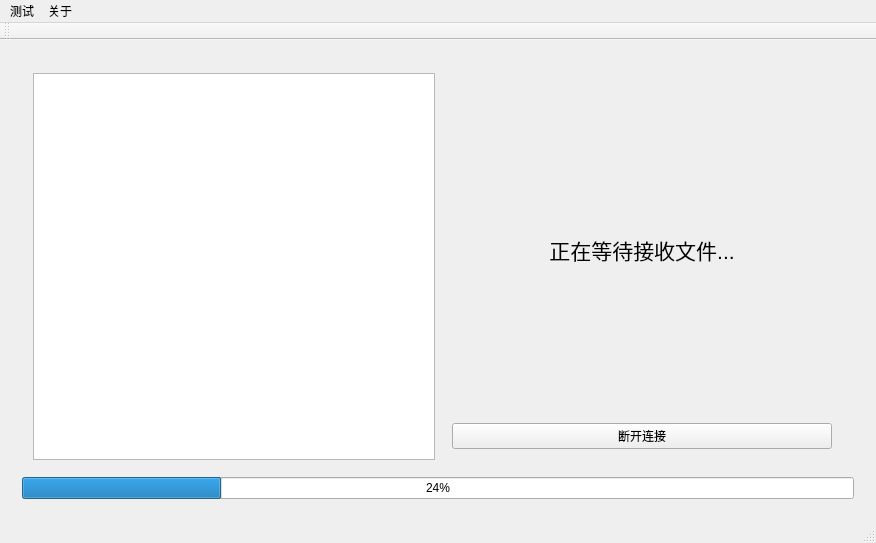
<?xml version="1.0" encoding="UTF-8"?>
<ui version="4.0">
 <class>HotaruFileTransferClass</class>
 <widget class="QMainWindow" name="HotaruFileTransferClass">
  <property name="geometry">
   <rect>
    <x>0</x>
    <y>0</y>
    <width>876</width>
    <height>543</height>
   </rect>
  </property>
  <property name="windowTitle">
   <string>HotaruFileTransfer</string>
  </property>
  <widget class="QWidget" name="centralWidget">
   <layout class="QVBoxLayout" name="verticalLayout_2">
    <item>
     <widget class="QStackedWidget" name="stackedWidget">
      <property name="currentIndex">
       <number>2</number>
      </property>
      <widget class="QWidget" name="mainPage">
       <layout class="QHBoxLayout" name="horizontalLayout_2">
        <item>
         <widget class="QTableWidget" name="deviceList">
          <attribute name="horizontalHeaderMinimumSectionSize">
           <number>50</number>
          </attribute>
          <attribute name="horizontalHeaderStretchLastSection">
           <bool>true</bool>
          </attribute>
          <attribute name="verticalHeaderVisible">
           <bool>false</bool>
          </attribute>
          <column>
           <property name="text">
            <string>IP地址</string>
           </property>
          </column>
          <column>
           <property name="text">
            <string>设备名</string>
           </property>
          </column>
          <column>
           <property name="text">
            <string>状态</string>
           </property>
          </column>
         </widget>
        </item>
        <item>
         <widget class="QWidget" name="widget" native="true">
          <layout class="QVBoxLayout" name="verticalLayout">
           <item>
            <spacer name="verticalSpacer_2">
             <property name="orientation">
              <enum>Qt::Vertical</enum>
             </property>
             <property name="sizeHint" stdset="0">
              <size>
               <width>20</width>
               <height>40</height>
              </size>
             </property>
            </spacer>
           </item>
           <item>
            <widget class="QWidget" name="widget_9" native="true">
             <property name="sizePolicy">
              <sizepolicy hsizetype="Minimum" vsizetype="Minimum">
               <horstretch>0</horstretch>
               <verstretch>0</verstretch>
              </sizepolicy>
             </property>
             <layout class="QVBoxLayout" name="verticalLayout_8">
              <item>
               <widget class="QLabel" name="label_2">
                <property name="sizePolicy">
                 <sizepolicy hsizetype="Minimum" vsizetype="Minimum">
                  <horstretch>0</horstretch>
                  <verstretch>0</verstretch>
                 </sizepolicy>
                </property>
                <property name="text">
                 <string>设备名</string>
                </property>
                <property name="alignment">
                 <set>Qt::AlignCenter</set>
                </property>
               </widget>
              </item>
              <item>
               <widget class="QLineEdit" name="deviceNameEdit">
                <property name="sizePolicy">
                 <sizepolicy hsizetype="Minimum" vsizetype="Fixed">
                  <horstretch>0</horstretch>
                  <verstretch>0</verstretch>
                 </sizepolicy>
                </property>
               </widget>
              </item>
              <item>
               <widget class="QPushButton" name="btn_initService">
                <property name="text">
                 <string>初始化服务</string>
                </property>
               </widget>
              </item>
             </layout>
            </widget>
           </item>
           <item>
            <widget class="QPushButton" name="btn_start">
             <property name="text">
              <string>start</string>
             </property>
            </widget>
           </item>
           <item>
            <widget class="QPushButton" name="btn_recv">
             <property name="text">
              <string>receive</string>
             </property>
            </widget>
           </item>
           <item>
            <spacer name="verticalSpacer_3">
             <property name="orientation">
              <enum>Qt::Vertical</enum>
             </property>
             <property name="sizeHint" stdset="0">
              <size>
               <width>20</width>
               <height>40</height>
              </size>
             </property>
            </spacer>
           </item>
           <item>
            <widget class="QPushButton" name="btn_connectTo">
             <property name="text">
              <string>连接</string>
             </property>
            </widget>
           </item>
           <item>
            <spacer name="verticalSpacer">
             <property name="orientation">
              <enum>Qt::Vertical</enum>
             </property>
             <property name="sizeHint" stdset="0">
              <size>
               <width>20</width>
               <height>40</height>
              </size>
             </property>
            </spacer>
           </item>
          </layout>
         </widget>
        </item>
       </layout>
      </widget>
      <widget class="QWidget" name="serverPage">
       <layout class="QHBoxLayout" name="horizontalLayout_3">
        <item>
         <widget class="QWidget" name="widget_6" native="true">
          <layout class="QVBoxLayout" name="verticalLayout_5">
           <item>
            <widget class="QWidget" name="widget_2" native="true">
             <layout class="QHBoxLayout" name="horizontalLayout">
              <item>
               <widget class="QTextBrowser" name="serverLog"/>
              </item>
              <item>
               <widget class="QWidget" name="widget_3" native="true">
                <layout class="QVBoxLayout" name="verticalLayout_3">
                 <item>
                  <widget class="QWidget" name="widget_4" native="true">
                   <property name="sizePolicy">
                    <sizepolicy hsizetype="Preferred" vsizetype="Fixed">
                     <horstretch>0</horstretch>
                     <verstretch>0</verstretch>
                    </sizepolicy>
                   </property>
                   <property name="minimumSize">
                    <size>
                     <width>0</width>
                     <height>28</height>
                    </size>
                   </property>
                   <property name="maximumSize">
                    <size>
                     <width>16777215</width>
                     <height>56</height>
                    </size>
                   </property>
                   <layout class="QHBoxLayout" name="horizontalLayout_4">
                    <item>
                     <widget class="QTextEdit" name="filePathEdit">
                      <property name="horizontalScrollBarPolicy">
                       <enum>Qt::ScrollBarAlwaysOff</enum>
                      </property>
                      <property name="lineWrapMode">
                       <enum>QTextEdit::NoWrap</enum>
                      </property>
                      <property name="html">
                       <string>&lt;!DOCTYPE HTML PUBLIC &quot;-//W3C//DTD HTML 4.0//EN&quot; &quot;http://www.w3.org/TR/REC-html40/strict.dtd&quot;&gt;
&lt;html&gt;&lt;head&gt;&lt;meta name=&quot;qrichtext&quot; content=&quot;1&quot; /&gt;&lt;meta charset=&quot;utf-8&quot; /&gt;&lt;style type=&quot;text/css&quot;&gt;
p, li { white-space: pre-wrap; }
hr { height: 1px; border-width: 0; }
li.unchecked::marker { content: &quot;\2610&quot;; }
li.checked::marker { content: &quot;\2612&quot;; }
&lt;/style&gt;&lt;/head&gt;&lt;body style=&quot; font-family:'Microsoft YaHei UI'; font-size:9pt; font-weight:400; font-style:normal;&quot;&gt;
&lt;p style=&quot;-qt-paragraph-type:empty; margin-top:0px; margin-bottom:0px; margin-left:0px; margin-right:0px; -qt-block-indent:0; text-indent:0px;&quot;&gt;&lt;br /&gt;&lt;/p&gt;&lt;/body&gt;&lt;/html&gt;</string>
                      </property>
                      <property name="overwriteMode">
                       <bool>false</bool>
                      </property>
                      <property name="acceptRichText">
                       <bool>false</bool>
                      </property>
                     </widget>
                    </item>
                    <item>
                     <widget class="QPushButton" name="btn_serverChooseFile">
                      <property name="text">
                       <string>选择文件</string>
                      </property>
                     </widget>
                    </item>
                    <item>
                     <widget class="QPushButton" name="btn_serverChooseDir">
                      <property name="text">
                       <string>选择文件夹</string>
                      </property>
                     </widget>
                    </item>
                   </layout>
                  </widget>
                 </item>
                 <item>
                  <widget class="QWidget" name="widget_5" native="true">
                   <layout class="QVBoxLayout" name="verticalLayout_4">
                    <item>
                     <widget class="QPushButton" name="btn_serverSendFile">
                      <property name="text">
                       <string>发送文件</string>
                      </property>
                     </widget>
                    </item>
                    <item>
                     <widget class="QPushButton" name="btn_serverDisconnect">
                      <property name="text">
                       <string>断开连接</string>
                      </property>
                     </widget>
                    </item>
                   </layout>
                  </widget>
                 </item>
                </layout>
               </widget>
              </item>
             </layout>
            </widget>
           </item>
           <item>
            <widget class="QProgressBar" name="serverProgressBar">
             <property name="value">
              <number>99</number>
             </property>
             <property name="alignment">
              <set>Qt::AlignCenter</set>
             </property>
             <property name="orientation">
              <enum>Qt::Horizontal</enum>
             </property>
             <property name="invertedAppearance">
              <bool>false</bool>
             </property>
             <property name="textDirection">
              <enum>QProgressBar::TopToBottom</enum>
             </property>
            </widget>
           </item>
          </layout>
         </widget>
        </item>
       </layout>
      </widget>
      <widget class="QWidget" name="clientPage">
       <layout class="QVBoxLayout" name="verticalLayout_6">
        <item>
         <widget class="QWidget" name="widget_7" native="true">
          <layout class="QHBoxLayout" name="horizontalLayout_5">
           <item>
            <widget class="QTextBrowser" name="clientLog">
             <property name="sizePolicy">
              <sizepolicy hsizetype="Preferred" vsizetype="Expanding">
               <horstretch>0</horstretch>
               <verstretch>0</verstretch>
              </sizepolicy>
             </property>
            </widget>
           </item>
           <item>
            <widget class="QWidget" name="widget_8" native="true">
             <layout class="QVBoxLayout" name="verticalLayout_7">
              <item>
               <widget class="QLabel" name="label">
                <property name="text">
                 <string>&lt;html&gt;&lt;head/&gt;&lt;body&gt;&lt;p&gt;&lt;span style=&quot; font-size:16pt;&quot;&gt;正在等待接收文件...&lt;/span&gt;&lt;/p&gt;&lt;/body&gt;&lt;/html&gt;</string>
                </property>
                <property name="alignment">
                 <set>Qt::AlignCenter</set>
                </property>
               </widget>
              </item>
              <item>
               <widget class="QPushButton" name="btn_clientDisconnect">
                <property name="text">
                 <string>断开连接</string>
                </property>
               </widget>
              </item>
             </layout>
            </widget>
           </item>
          </layout>
         </widget>
        </item>
        <item>
         <widget class="QProgressBar" name="clientProgressBar">
          <property name="value">
           <number>24</number>
          </property>
          <property name="alignment">
           <set>Qt::AlignCenter</set>
          </property>
         </widget>
        </item>
       </layout>
      </widget>
     </widget>
    </item>
   </layout>
  </widget>
  <widget class="QMenuBar" name="menuBar">
   <property name="geometry">
    <rect>
     <x>0</x>
     <y>0</y>
     <width>876</width>
     <height>24</height>
    </rect>
   </property>
   <widget class="QMenu" name="menu">
    <property name="title">
     <string>测试</string>
    </property>
    <addaction name="page_main"/>
    <addaction name="page_server"/>
    <addaction name="page_client"/>
    <addaction name="separator"/>
    <addaction name="act_debugMode"/>
   </widget>
   <widget class="QMenu" name="about">
    <property name="title">
     <string>关于</string>
    </property>
   </widget>
   <addaction name="menu"/>
   <addaction name="about"/>
  </widget>
  <widget class="QToolBar" name="mainToolBar">
   <attribute name="toolBarArea">
    <enum>TopToolBarArea</enum>
   </attribute>
   <attribute name="toolBarBreak">
    <bool>false</bool>
   </attribute>
  </widget>
  <widget class="QStatusBar" name="statusBar"/>
  <action name="page_main">
   <property name="text">
    <string>main</string>
   </property>
  </action>
  <action name="page_server">
   <property name="text">
    <string>server</string>
   </property>
  </action>
  <action name="page_client">
   <property name="text">
    <string>client</string>
   </property>
  </action>
  <action name="act_debugMode">
   <property name="checkable">
    <bool>true</bool>
   </property>
   <property name="checked">
    <bool>true</bool>
   </property>
   <property name="text">
    <string>debugMode</string>
   </property>
  </action>
 </widget>
 <layoutdefault spacing="6" margin="11"/>
 <resources>
  <include location="HotaruFileTransfer.qrc"/>
 </resources>
 <connections/>
</ui>
